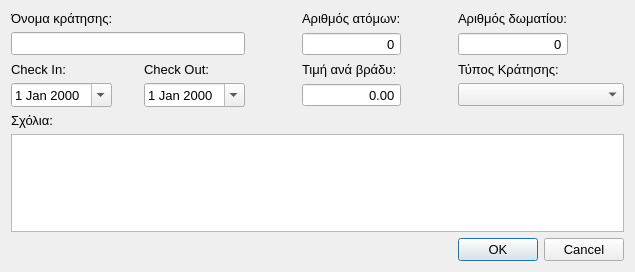
<?xml version="1.0" encoding="UTF-8"?>
<ui version="4.0">
 <class>Dialog</class>
 <widget class="QDialog" name="Dialog">
  <property name="geometry">
   <rect>
    <x>0</x>
    <y>0</y>
    <width>615</width>
    <height>272</height>
   </rect>
  </property>
  <property name="font">
   <font>
    <pointsize>10</pointsize>
   </font>
  </property>
  <property name="focusPolicy">
   <enum>Qt::StrongFocus</enum>
  </property>
  <property name="contextMenuPolicy">
   <enum>Qt::DefaultContextMenu</enum>
  </property>
  <property name="windowTitle">
   <string>Dialog</string>
  </property>
  <layout class="QGridLayout" name="gridLayout">
   <item row="3" column="3">
    <spacer name="zhorizontalSpacer_4">
     <property name="orientation">
      <enum>Qt::Horizontal</enum>
     </property>
     <property name="sizeType">
      <enum>QSizePolicy::Fixed</enum>
     </property>
     <property name="sizeHint" stdset="0">
      <size>
       <width>45</width>
       <height>20</height>
      </size>
     </property>
    </spacer>
   </item>
   <item row="1" column="4">
    <widget class="QSpinBox" name="peopleInput">
     <property name="sizePolicy">
      <sizepolicy hsizetype="Preferred" vsizetype="Fixed">
       <horstretch>0</horstretch>
       <verstretch>0</verstretch>
      </sizepolicy>
     </property>
     <property name="focusPolicy">
      <enum>Qt::ClickFocus</enum>
     </property>
     <property name="alignment">
      <set>Qt::AlignRight|Qt::AlignTrailing|Qt::AlignVCenter</set>
     </property>
     <property name="buttonSymbols">
      <enum>QAbstractSpinBox::NoButtons</enum>
     </property>
     <property name="maximum">
      <number>99999</number>
     </property>
    </widget>
   </item>
   <item row="1" column="5">
    <spacer name="zhorizontalSpacer_5">
     <property name="orientation">
      <enum>Qt::Horizontal</enum>
     </property>
     <property name="sizeType">
      <enum>QSizePolicy::Fixed</enum>
     </property>
     <property name="sizeHint" stdset="0">
      <size>
       <width>45</width>
       <height>20</height>
      </size>
     </property>
    </spacer>
   </item>
   <item row="2" column="6">
    <widget class="QLabel" name="bookingTypeLabel">
     <property name="text">
      <string>Τύπος Κράτησης:</string>
     </property>
     <property name="buddy">
      <cstring>bookingTypeInput</cstring>
     </property>
    </widget>
   </item>
   <item row="0" column="0" colspan="2">
    <widget class="QLabel" name="nameLabel">
     <property name="text">
      <string>Όνομα κράτησης:</string>
     </property>
     <property name="buddy">
      <cstring>nameInput</cstring>
     </property>
    </widget>
   </item>
   <item row="1" column="6">
    <widget class="QSpinBox" name="roomIDInput">
     <property name="sizePolicy">
      <sizepolicy hsizetype="Fixed" vsizetype="Fixed">
       <horstretch>0</horstretch>
       <verstretch>0</verstretch>
      </sizepolicy>
     </property>
     <property name="minimumSize">
      <size>
       <width>110</width>
       <height>0</height>
      </size>
     </property>
     <property name="focusPolicy">
      <enum>Qt::ClickFocus</enum>
     </property>
     <property name="alignment">
      <set>Qt::AlignRight|Qt::AlignTrailing|Qt::AlignVCenter</set>
     </property>
     <property name="buttonSymbols">
      <enum>QAbstractSpinBox::NoButtons</enum>
     </property>
     <property name="maximum">
      <number>999999999</number>
     </property>
    </widget>
   </item>
   <item row="2" column="2">
    <widget class="QLabel" name="checkOutLabel">
     <property name="text">
      <string>Check Out:</string>
     </property>
     <property name="buddy">
      <cstring>checkOutInput</cstring>
     </property>
    </widget>
   </item>
   <item row="3" column="6">
    <widget class="QComboBox" name="bookingTypeInput">
     <property name="focusPolicy">
      <enum>Qt::ClickFocus</enum>
     </property>
    </widget>
   </item>
   <item row="1" column="0" colspan="3">
    <widget class="QLineEdit" name="nameInput">
     <property name="sizePolicy">
      <sizepolicy hsizetype="Preferred" vsizetype="Fixed">
       <horstretch>0</horstretch>
       <verstretch>0</verstretch>
      </sizepolicy>
     </property>
     <property name="minimumSize">
      <size>
       <width>200</width>
       <height>0</height>
      </size>
     </property>
     <property name="sizeIncrement">
      <size>
       <width>100</width>
       <height>0</height>
      </size>
     </property>
     <property name="baseSize">
      <size>
       <width>0</width>
       <height>0</height>
      </size>
     </property>
     <property name="focusPolicy">
      <enum>Qt::ClickFocus</enum>
     </property>
     <property name="inputMethodHints">
      <set>Qt::ImhNone</set>
     </property>
    </widget>
   </item>
   <item row="2" column="0">
    <widget class="QLabel" name="checkInLabel">
     <property name="text">
      <string>Check In:</string>
     </property>
     <property name="buddy">
      <cstring>checkInInput</cstring>
     </property>
    </widget>
   </item>
   <item row="1" column="7">
    <spacer name="zhorizontalSpacer_6">
     <property name="orientation">
      <enum>Qt::Horizontal</enum>
     </property>
     <property name="sizeType">
      <enum>QSizePolicy::MinimumExpanding</enum>
     </property>
     <property name="sizeHint" stdset="0">
      <size>
       <width>0</width>
       <height>20</height>
      </size>
     </property>
    </spacer>
   </item>
   <item row="3" column="0">
    <widget class="QDateEdit" name="checkInInput">
     <property name="sizePolicy">
      <sizepolicy hsizetype="Fixed" vsizetype="Fixed">
       <horstretch>0</horstretch>
       <verstretch>0</verstretch>
      </sizepolicy>
     </property>
     <property name="focusPolicy">
      <enum>Qt::ClickFocus</enum>
     </property>
     <property name="calendarPopup">
      <bool>true</bool>
     </property>
    </widget>
   </item>
   <item row="10" column="3">
    <spacer name="zverticalSpacer">
     <property name="orientation">
      <enum>Qt::Vertical</enum>
     </property>
     <property name="sizeHint" stdset="0">
      <size>
       <width>20</width>
       <height>40</height>
      </size>
     </property>
    </spacer>
   </item>
   <item row="6" column="0">
    <widget class="QLabel" name="commentLabel">
     <property name="text">
      <string>Σχόλια:</string>
     </property>
     <property name="buddy">
      <cstring>commentInput</cstring>
     </property>
    </widget>
   </item>
   <item row="10" column="6">
    <widget class="QDialogButtonBox" name="buttonBox">
     <property name="sizePolicy">
      <sizepolicy hsizetype="Fixed" vsizetype="Fixed">
       <horstretch>0</horstretch>
       <verstretch>0</verstretch>
      </sizepolicy>
     </property>
     <property name="minimumSize">
      <size>
       <width>0</width>
       <height>0</height>
      </size>
     </property>
     <property name="sizeIncrement">
      <size>
       <width>0</width>
       <height>0</height>
      </size>
     </property>
     <property name="focusPolicy">
      <enum>Qt::StrongFocus</enum>
     </property>
     <property name="orientation">
      <enum>Qt::Horizontal</enum>
     </property>
     <property name="standardButtons">
      <set>QDialogButtonBox::Cancel|QDialogButtonBox::Ok</set>
     </property>
     <property name="centerButtons">
      <bool>true</bool>
     </property>
    </widget>
   </item>
   <item row="1" column="3">
    <spacer name="zhorizontalSpacer_2">
     <property name="orientation">
      <enum>Qt::Horizontal</enum>
     </property>
     <property name="sizeType">
      <enum>QSizePolicy::Preferred</enum>
     </property>
     <property name="sizeHint" stdset="0">
      <size>
       <width>45</width>
       <height>20</height>
      </size>
     </property>
    </spacer>
   </item>
   <item row="3" column="2">
    <widget class="QDateEdit" name="checkOutInput">
     <property name="focusPolicy">
      <enum>Qt::ClickFocus</enum>
     </property>
     <property name="calendarPopup">
      <bool>true</bool>
     </property>
    </widget>
   </item>
   <item row="0" column="4">
    <widget class="QLabel" name="peopleLabel">
     <property name="text">
      <string>Αριθμός ατόμων:</string>
     </property>
     <property name="buddy">
      <cstring>peopleInput</cstring>
     </property>
    </widget>
   </item>
   <item row="3" column="5">
    <spacer name="zhorizontalSpacer">
     <property name="orientation">
      <enum>Qt::Horizontal</enum>
     </property>
     <property name="sizeType">
      <enum>QSizePolicy::Fixed</enum>
     </property>
     <property name="sizeHint" stdset="0">
      <size>
       <width>45</width>
       <height>20</height>
      </size>
     </property>
    </spacer>
   </item>
   <item row="3" column="1">
    <spacer name="zhorizontalSpacer_3">
     <property name="orientation">
      <enum>Qt::Horizontal</enum>
     </property>
     <property name="sizeType">
      <enum>QSizePolicy::Fixed</enum>
     </property>
     <property name="sizeHint" stdset="0">
      <size>
       <width>20</width>
       <height>20</height>
      </size>
     </property>
    </spacer>
   </item>
   <item row="3" column="4">
    <widget class="QDoubleSpinBox" name="pricePerNightInput">
     <property name="sizePolicy">
      <sizepolicy hsizetype="Preferred" vsizetype="Fixed">
       <horstretch>0</horstretch>
       <verstretch>0</verstretch>
      </sizepolicy>
     </property>
     <property name="focusPolicy">
      <enum>Qt::ClickFocus</enum>
     </property>
     <property name="alignment">
      <set>Qt::AlignRight|Qt::AlignTrailing|Qt::AlignVCenter</set>
     </property>
     <property name="buttonSymbols">
      <enum>QAbstractSpinBox::NoButtons</enum>
     </property>
     <property name="maximum">
      <double>99999999999.990005493164063</double>
     </property>
    </widget>
   </item>
   <item row="2" column="4">
    <widget class="QLabel" name="pricePerNightLabel">
     <property name="text">
      <string>Τιμή ανά βράδυ:</string>
     </property>
     <property name="buddy">
      <cstring>pricePerNightInput</cstring>
     </property>
    </widget>
   </item>
   <item row="0" column="6">
    <widget class="QLabel" name="roomIDLabel">
     <property name="text">
      <string>Αριθμός δωματίου:</string>
     </property>
     <property name="buddy">
      <cstring>roomIDInput</cstring>
     </property>
    </widget>
   </item>
   <item row="8" column="0" colspan="7">
    <widget class="QTextEdit" name="commentInput">
     <property name="sizePolicy">
      <sizepolicy hsizetype="Preferred" vsizetype="Preferred">
       <horstretch>10</horstretch>
       <verstretch>0</verstretch>
      </sizepolicy>
     </property>
     <property name="focusPolicy">
      <enum>Qt::ClickFocus</enum>
     </property>
     <property name="acceptRichText">
      <bool>false</bool>
     </property>
    </widget>
   </item>
  </layout>
 </widget>
 <resources/>
 <connections>
  <connection>
   <sender>buttonBox</sender>
   <signal>accepted()</signal>
   <receiver>Dialog</receiver>
   <slot>accept()</slot>
   <hints>
    <hint type="sourcelabel">
     <x>248</x>
     <y>254</y>
    </hint>
    <hint type="destinationlabel">
     <x>157</x>
     <y>274</y>
    </hint>
   </hints>
  </connection>
  <connection>
   <sender>buttonBox</sender>
   <signal>rejected()</signal>
   <receiver>Dialog</receiver>
   <slot>reject()</slot>
   <hints>
    <hint type="sourcelabel">
     <x>316</x>
     <y>260</y>
    </hint>
    <hint type="destinationlabel">
     <x>286</x>
     <y>274</y>
    </hint>
   </hints>
  </connection>
 </connections>
</ui>
